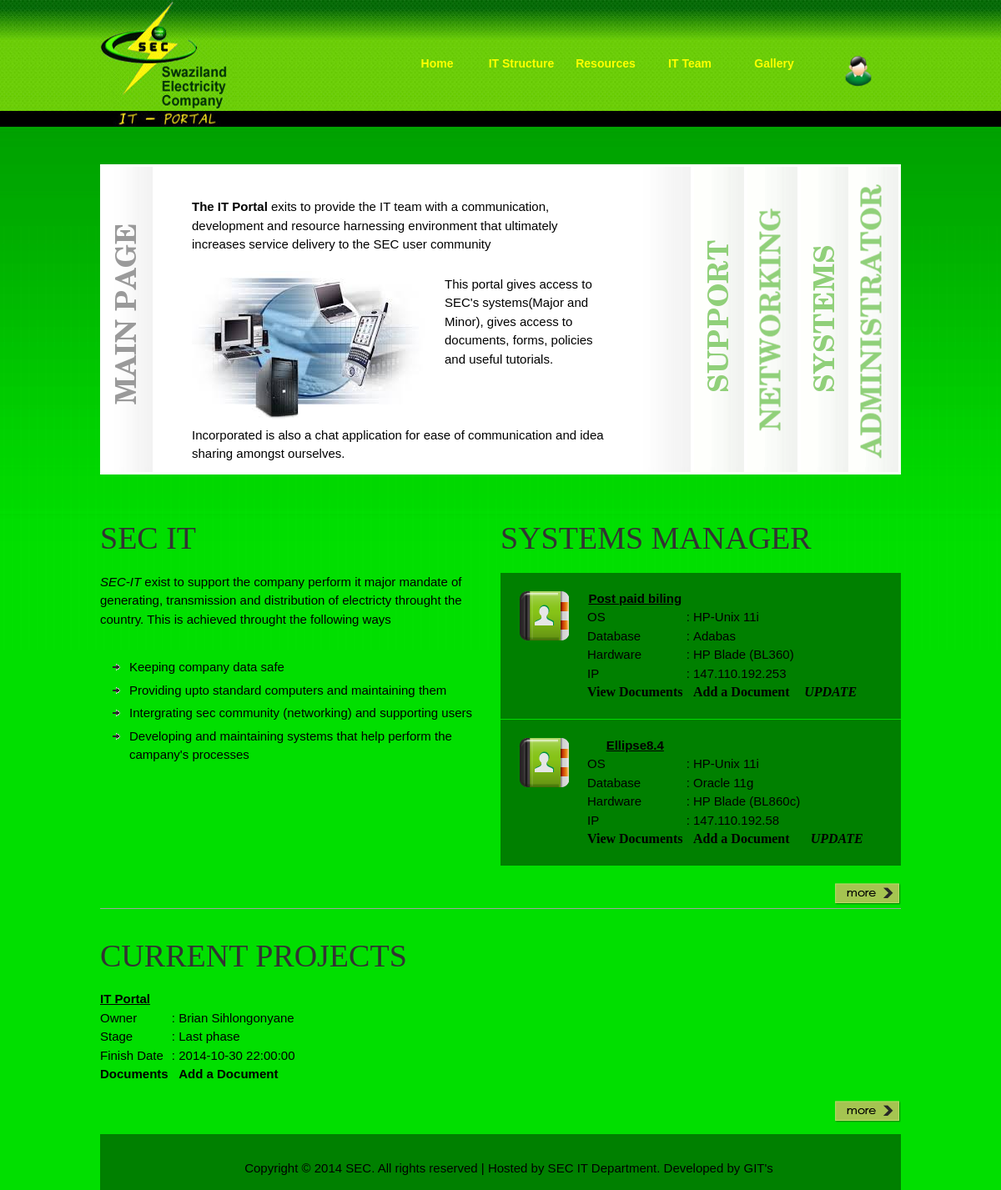
Page /php/main.php (signed in) on the committed database.
### tables this page shows
CREATE TABLE `systems` (
  `sys_id` int(11) NOT NULL AUTO_INCREMENT,
  `sys_name` varchar(50) DEFAULT NULL,
  `sys_vendor` int(11) DEFAULT NULL,
  `sys_brand_name` varchar(50) DEFAULT NULL,
  `sys_business_processes` varchar(255) DEFAULT NULL,
  `sys_os` int(11) DEFAULT NULL,
  `sys_db` varchar(50) DEFAULT NULL,
  `sys_h_ware` varchar(255) DEFAULT NULL,
  `sys_link` varchar(50) DEFAULT NULL,
  `sys_documents_link` varchar(50) DEFAULT NULL,
  PRIMARY KEY (`sys_id`)
);

CREATE TABLE `operating_systems` (
  `os_id` int(11) NOT NULL AUTO_INCREMENT,
  `os_name` varchar(50) NOT NULL,
  `os_vendor` varchar(50) DEFAULT NULL,
  PRIMARY KEY (`os_id`)
);

CREATE TABLE `dbms` (
  `dbms_id` int(11) NOT NULL AUTO_INCREMENT,
  `dbms_name` varchar(50) NOT NULL,
  `dbms_vendor` varchar(50) DEFAULT NULL,
  PRIMARY KEY (`dbms_id`)
);

CREATE TABLE `projects` (
  `proj_id` int(11) NOT NULL AUTO_INCREMENT,
  `proj_name` varchar(50) DEFAULT NULL,
  `proj_owner_pf` int(11) NOT NULL,
  `proj_stage` varchar(50) NOT NULL DEFAULT 'INITIATION',
  `proj_date` timestamp NOT NULL DEFAULT CURRENT_TIMESTAMP,
  `proj_desc` varchar(255) DEFAULT NULL,
  `proj_documents_link` varchar(50) DEFAULT NULL,
  PRIMARY KEY (`proj_id`)
);

CREATE TABLE `team_info` (
  `pf_num` int(11) NOT NULL,
  `user_name` varchar(50) NOT NULL,
  `user_pass` varchar(50) NOT NULL,
  `user_first_name` varchar(50) DEFAULT NULL,
  `user_middle_name` varchar(50) DEFAULT NULL,
  `user_last_name` varchar(50) DEFAULT NULL,
  `user_gender` varchar(50) DEFAULT NULL,
  `user_job_title` varchar(50) DEFAULT NULL,
  `user_work_phone` int(11) DEFAULT NULL,
  `user_cell_number` int(11) DEFAULT NULL,
  `user_email` varchar(50) DEFAULT NULL,
  `user_access_level` varchar(50) NOT NULL,
  `pass_status` varchar(2) DEFAULT NULL,
  `image` varchar(50) DEFAULT NULL,
  `user_section` int(11) NOT NULL,
  PRIMARY KEY (`pf_num`)
);

### php/main.php (the view, shortened to what this page needs)
<?php
include '../includes/header.php';
require '../includes/connect.php';
$user_access_level = $_SESSION['user_access_level'];
if ($user_access_level == 'root'){
	require('navigation2_r.php');
}elseif ($user_access_level == 'Admin'){
	require('navigation2_a.php');
}
?>
<div id="part_2">
	<div class="col_fw">
		<div class="col_w461 float_l">
			<h2>SEC IT</h2>
			<p><em>SEC-IT </em>exist to support the company perform it major mandate of generating, transmission and distribution of electricty throught the country. This is achieved 				throught the following ways</p>
			<ul class="tmo_list">
				<li>Keeping company data safe</li>
				<li>Providing upto standard computers and maintaining them</li>
				<li>Intergrating sec community (networking) and supporting users</li>
				<li>Developing and maintaining systems that help perform the campany's processes</li>
			</ul>
			<div class="cleaner h20"></div>
                </div>
		<div class="col_w460 float_r">
			<h2>SYSTEMS MANAGER</h2>
			<?php
				$result = mysql_query("SELECT a.sys_name, b.os_name, c.dbms_name, a.sys_h_ware, a.sys_link FROM systems a
											left join operating_systems b on a.sys_os = b.os_id
											left join dbms c on a.sys_db = c.dbms_id");
				$count =0;
				while (($row = mysql_fetch_array($result)) && ($count < 2)){
					echo'<div class="col_w460">';
					echo'<div class="fp_service_box fp_c1">';
					echo'<table>';
					echo'<img src="../images/1_64x64.png" alt="Image 1" />';
					echo "<tr><th><strong><u>".$row['sys_name']."</u></strong></th></tr>";
					echo"<tr><td>OS</td><td>&nbsp:&nbsp</td><td> ".$row['os_name']."</td></tr>";
					echo "<tr><td>Database</td><td>&nbsp:&nbsp</td><td> ".$row['dbms_name']."</td></tr>";
					echo"<tr><td>Hardware</td><td>&nbsp:&nbsp</td><td> ".$row['sys_h_ware']."</td></tr>";
					echo"<tr><td>IP</td><td>&nbsp:&nbsp</td><td> ".$row['sys_link']."</td></tr>";
					echo "<tr><td><a href='system_doc.php?id=".$row['sys_name']."'> View Documents</a></td><td>&nbsp</td>";
					echo "<td><a href='add_system_doc.php?id=".$row['sys_name']."'> Add a Document</a></td><td>&nbsp&nbsp&nbsp</td><td>";
					if ($user_access_level){
						echo "<em><a href='update_system.php?id=".$row['sys_name']."'>UPDATE</a></em>";
					}
					echo "</td></tr>";
					echo'</table>';
					echo'</div>';
					echo'</div>';
					$count++;
				}
			?>
		</div>
		<div class="cleaner h20"></div>
		<a href="all_systems.php" class="more float_r"> </a>
	</div>
        <div class="col_fw_last">
        	<h2>CURRENT PROJECTS</h2>
                <?php
			$result = mysql_query("SELECT * FROM projects");
			$count2 =0;
			while (($row = mysql_fetch_array($result)) && ($count2 < 3)){
				if ($count % 3 == 0){
				echo '<div class="col_allw300 fp_lp col_rm">';
				} else{
				   echo '<div class="col_allw300 fp_lp">';
				}
				echo '<table>';
				echo "<strong><u>".$row['proj_name']."</u></strong><br>";
				$proj_owner = $row['proj_owner_pf'];
				$query_result = mysql_query("SELECT * FROM team_info WHERE pf_num = '$proj_owner'");
				$row2 = mysql_fetch_array($query_result);
				echo "<tr><td>Owner</td><td>&nbsp:&nbsp</td><td> ".$row2['user_first_name']."&nbsp".$row2['user_last_name']."</td></tr>";
				echo "<tr><td>Stage</td><td>&nbsp:&nbsp</td><td>".$row['proj_stage']."</td></tr>";
				echo "<tr><td>Finish Date</td><td>&nbsp:&nbsp</td><td> ".$row['proj_date']."</td></tr>";
				echo "<tr><td><a href='project_doc.php?id=".$row['proj_name']."'> Documents </td><td>&nbsp</td>";
				echo "<td><a href='add_project_doc.php?id=".$row['proj_name']."'> Add a Document</a></td><td>&nbsp</td></tr><tr>";
				echo '</table>';
				echo '</div>';
				$count2++;
			}
		?>
		<div class="cleaner h20"></div>
		<a href="all_projects.php" class="more float_r"></a>
        </div>
</div>
<?php include '../includes/footer.php'; ?>

### includes/header.php (shortened to what this page needs)
<!DOCTYPE html PUBLIC "-//W3C//DTD XHTML 1.0 Transitional//EN" "http://www.w3.org/TR/xhtml1/DTD/xhtml1-transitional.dtd">
<html xmlns="http://www.w3.org/1999/xhtml">
<head>
<link href="../css/templatemo_style.css" rel="stylesheet" type="text/css" />
<link rel="stylesheet" type="text/css" href="../css/ddsmoothmenu.css" />
<link rel="stylesheet" href="../css/reset.css" type="text/css" media="all">
<link rel="stylesheet" href="../css/layout.css" type="text/css" media="all">
<link rel="stylesheet" href="../css/style.css" type="text/css" media="all">
</head>
<body>
<div id="templatemo_wrapper">
  <div id="templatemo_header">
     <div id="site_title"><h1></h1></div>
        <div id="templatemo_menu" class="ddsmoothmenu">
           <ul>
               <li><a href="main.php" class="selected">Home</a></li>
               <li><a href="../php/structure.php">IT Structure</a></li>
               <li><a href="#">Resources</a>
              </li>
              <li><a href="../php/team.php">IT Team</a></li>
              <li><a href="../php/gallery.php">Gallery</a></li>
	      <li><a href="#" ><img src="../images/cred.png"/></a>
			</li>
           </ul>
           <br style="clear: left" />
        </div>
 </div>

### includes/connect.php (shortened to what this page needs)
<?php
echo "<br>";
?>

### php/navigation2_a.php (shortened to what this page needs)
<br />
<div id="templatemo_fw">
     <section id="content">
	  <div class="cont_bot_left"></div>
	  <div class="cont_bot_right"></div>
	  <div class="cont_top_left"></div>
	  <div class="cont_top_right"></div>
	  <div class="inner">
	  <div class="kwiks_wrap">
	       <ul class="kwicks horizontal">
	       <li id="page_1">
	            <div class="text">MAIN PAGE</div>
		    <div class="cont">
			 <p class="pad_top1"> <strong>The IT Portal</strong> exits to provide the IT team with a communication, development and resource harnessing environment that ultimately increases service delivery to the SEC user community</p>
			 <div class="wrapper">
			      <figure class="left marg_right1"><img src="../images/img2.jpeg" alt=""></figure>
			      <p class="pad_top1"> This portal gives access to SEC's systems(Major and Minor), gives access to documents, forms, policies and useful tutorials.  </p>
			 </div>
			 <p class="pad_top1"> Incorporated is also a chat application for ease of communication and idea sharing amongst ourselves.</p>
		    </div>
	       </li>
	       <li id="page_2">
		    <div class="text">WEB ADMINISTRATIVE TOOLS</div>
	       </li>
	       <li id="page_3">
		    <div class="text">NETWORKING</div>
		</li>
	       <li id="page_4">
		    <div class="text">SYSTEMS</div>
	       </li>
	       <li id="page_5">
		    <div class="text">MONITORING TOOLS</div>
	       </li>
	      </ul>
	  </div>
	  </div>
     </section>
</div>

### includes/footer.php (shortened to what this page needs)
<div id="templatemo_footer_wrapper">
    <div id="templatemo_footer">
         Copyright © 2014 SEC. All rights reserved | Hosted by SEC IT Department. Developed by GIT's
    </div>
</div>
</div>
</body>
</html>

### css/templatemo_style.css (style rules this page uses)
body { margin: 0; padding: 0; color: #000000; font-family: Tahoma, Geneva, sans-serif; font-size: 15px; line-height: 1.5em; background-color: #01df00; background-repeat: repeat-x; background-position: top; background-image: url(../images/Backbg4.jpg) }
a, a:link, a:visited { color: #000; font-weight: bold; text-decoration: none }
a.more { display: block; width: 79px; height: 26px; line-height: 26px; color: #000; text-align: center; background: url(../images/templatemo_more.png) no-repeat; font-weight: 700; text-decoration: none }
p { margin: 0 0 10px 0; padding: 0; }
img { border: none; }
em { color: #000; }
h1, h2, h3, h4, h5, h6 { color: #333; font-weight: normal; font-family: Georgia, "Times New Roman", Times, serif; }
h1 { font-size: 48px; margin: 0 0 30px; padding: 5px 0 }
h2 { font-size: 38px; margin: 0 0 25px; padding: 5px 0; }
.cleaner { clear: both }
.h20 { height: 20px }
.float_l { float: left }
.float_r { float: right }
.tmo_list { margin: 15px 0 15px 15px; padding: 0; list-style: none }
.tmo_list li { color:black; margin: 0 0 5px 0; padding: 0 0 0 20px; background: url(../images/templatemo_list.png) no-repeat scroll 0 7px }
#templatemo_wrapper { margin: 0 auto; padding: 0 10px; width: 960px; }
#templatemo_header { width: 100%; height: 152px; }
#site_title { float: left; margin-top: -4px; }
#site_title h1 { margin: 0; padding: 0 }
#site_title h1 { display: block; width: 300px; height: 160px; color: #fff; text-indent: 0px; background: url(../images/SEC.jpg) no-repeat left }
#templatemo_menu { float: right; }
#templatemo_fw { width: 960px; height: 372px; }
#part_2 { clear: both; width: 960px; padding: 60px 0 20px; }
.col_fw { margin-bottom: 40px; padding-bottom: 30px; border-bottom: 1px solid #a3a3a3 }
.col_fw_last { padding-bottom: 20px }
.col_w460 { width: 480px }
.col_w461 { width: 450px }
.col_allw300 { float: left; width: 300px; margin-right: 30px }
.fp_service_box { padding: 20px; margin-bottom: 1px }
.fp_service_box table { padding: 0px }
.fp_service_box a { display: block; font-size: 16px; color: #000; font-weight: bold; font-family: Georgia, "Times New Roman", Times, serif }
.fp_service_box img { float: left; margin-right: 20px }
.fp_c1 { background: green }
.fp_lp { font-size: 15px; text-align: left }
#templatemo_footer_wrapper { clear: both; width: 100%; background: green top repeat-x }
#templatemo_footer { clear: both; width: 960px; padding: 30px 10px 15px; margin: 0 auto; color: black; text-align: center; }

### css/ddsmoothmenu.css (style rules this page uses)
.ddsmoothmenu ul { z-index:100; margin: 0; padding: 0; list-style-type: none; }
.ddsmoothmenu ul li { position: relative; display: inline; float: left; }
.ddsmoothmenu ul li a { display: block; position: relative; width: 100px; padding: 65px 0 10px; margin: 0 1px 0 0; font-size: 14px; color: yellow; text-align: center; text-decoration: none; font-weight: 400; outline: none; border: none; font-weight: bold; }

### rows in the picture
systems: sys_name "Post paid biling", operating_systems.os_name "HP-Unix 11i", dbms.dbms_name "Adabas", sys_h_ware "HP Blade (BL360)", sys_link "147.110.192.253"
systems: sys_name "Ellipse8.4", operating_systems.os_name "HP-Unix 11i", dbms.dbms_name "Oracle 11g", sys_h_ware "HP Blade (BL860c)", sys_link "147.110.192.58"
projects: proj_name "IT Portal", team_info.user_first_name "Brian", team_info.user_last_name "Sihlongonyane", proj_stage "Last phase", proj_date "2014-10-30 22:00:00"
